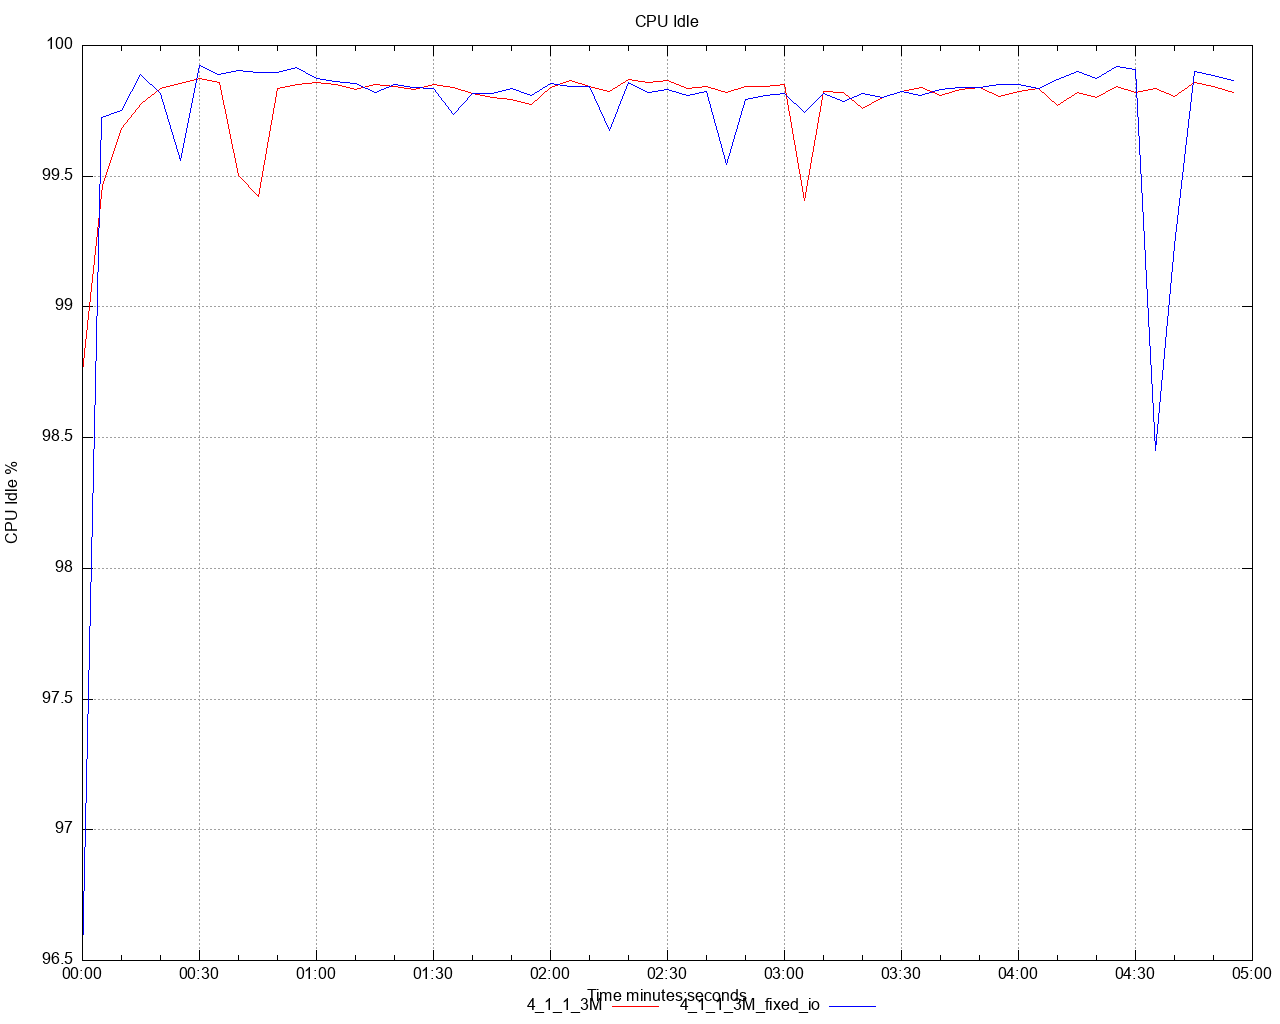

Reproduce this figure in gnuplot.
set title 'CPU Idle' noenhanced
set style data lines
set datafile separator ","
set terminal png size 1280,1024
set grid
set key below
set xdata time
set timefmt "%s"
offset = 0
t0(x)=(offset=($0==0) ? x : offset, x - offset)
set xlabel 'Time minutes:seconds'
set ylabel 'CPU Idle %'
set output '/Users/ahmet.mircik/simulator/tests/report_3M_rate_limit_fixed_io/dstat/cpu_idle_A2.png'
plot \
   '/Users/ahmet.mircik/simulator/tests/report_3M_rate_limit_fixed_io/data/cpu_idle_A2_1.data' using (t0(timecolumn(1))):2 title "4_1_1_3M" noenhanced lt rgb "red", \
   '/Users/ahmet.mircik/simulator/tests/report_3M_rate_limit_fixed_io/data/cpu_idle_A2_2.data' using (t0(timecolumn(1))):2 title "4_1_1_3M_fixed_io" noenhanced lt rgb "blue", \
